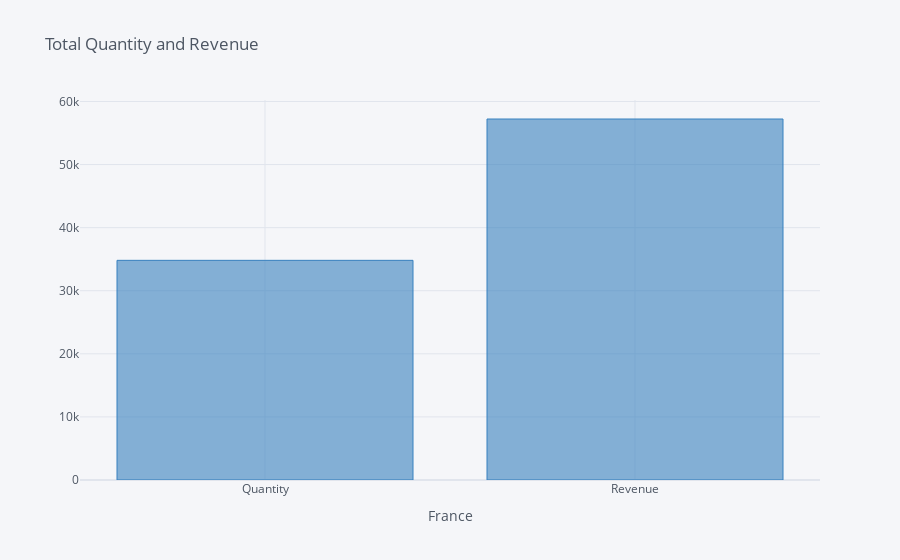

Here is the notebook cell this chart was saved with:
### Code cell
data.iplot(kind='bar', xTitle='France', title='Total Quantity and Revenue', color='Blue')

### Figure 1 — Plotly figure (JSON) as saved in the notebook; plotly's stock layout.template omitted (floating-point values rounded to 4 significant figures)
{"data": [{"marker": {"color": "rgba(55, 128, 191, 0.6)", "line": {"color": "rgba(55, 128, 191, 1.0)", "width": 1}}, "name": "France", "orientation": "v", "text": "", "type": "bar", "x": ["Quantity", "Revenue"], "y": [34817, 57220.0]}], "layout": {"legend": {"bgcolor": "#F5F6F9", "font": {"color": "#4D5663"}}, "paper_bgcolor": "#F5F6F9", "plot_bgcolor": "#F5F6F9", "title": {"font": {"color": "#4D5663"}, "text": "Total Quantity and Revenue"}, "xaxis": {"gridcolor": "#E1E5ED", "showgrid": true, "tickfont": {"color": "#4D5663"}, "title": {"font": {"color": "#4D5663"}, "text": "France"}, "zerolinecolor": "#E1E5ED"}, "yaxis": {"gridcolor": "#E1E5ED", "showgrid": true, "tickfont": {"color": "#4D5663"}, "title": {"font": {"color": "#4D5663"}, "text": ""}, "zerolinecolor": "#E1E5ED"}}}
